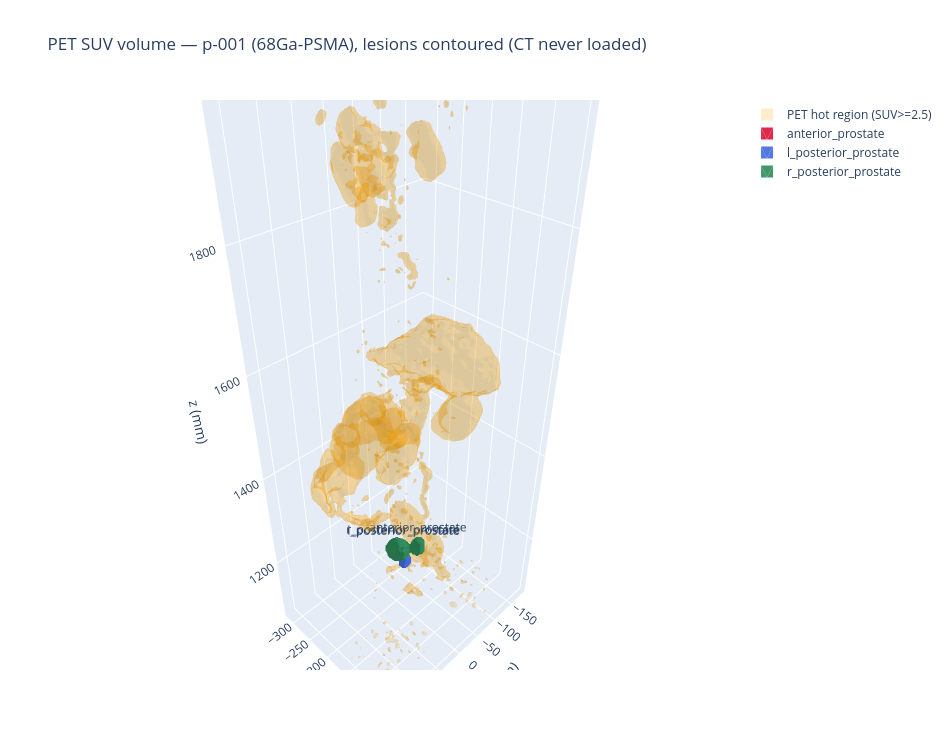

Here is the notebook cell this chart was saved with:
### Code cell
LESION_COLORS = {
    'anterior_prostate': 'crimson',
    'l_posterior_prostate': 'royalblue',
    'r_posterior_prostate': 'seagreen',
}

pet_hot_mesh = mesh_from_volume(suv_volume, level=2.5, affine=pet_pixel_to_patient, step_size=1)

highlights = []
for name, mask in lesion_masks_pet.items():
    mesh = mesh_from_local_mask(mask, pet_pixel_to_patient)
    centroid_mm = voxel_to_physical(np.argwhere(mask).mean(axis=0, keepdims=True), pet_pixel_to_patient)[0]
    highlights.append((mesh, LESION_COLORS[name], name, centroid_mm))

fig = plot_3d_scene(
    title='PET SUV volume — p-001 (68Ga-PSMA), lesions contoured (CT never loaded)',
    pet_mesh=pet_hot_mesh,
    highlights=highlights,
)
fig.show()

### Figure 1 — Plotly figure (JSON) as saved in the notebook; plotly's stock layout.template omitted (floating-point values rounded to 4 significant figures; data arrays with more than 128 entries replaced by an {"elided": "..."} marker saying what was removed)
{"data": [{"color": "orange", "i": {"elided": "83264 int values"}, "j": {"elided": "83264 int values"}, "k": {"elided": "83264 int values"}, "name": "PET hot region (SUV>=2.5)", "opacity": 0.2, "showlegend": true, "type": "mesh3d", "x": {"elided": "42386 float values"}, "y": {"elided": "42386 float values"}, "z": {"elided": "42386 float values"}}, {"color": "crimson", "i": {"elided": "552 int values"}, "j": {"elided": "552 int values"}, "k": {"elided": "552 int values"}, "name": "anterior_prostate", "opacity": 0.9, "showlegend": true, "type": "mesh3d", "x": {"elided": "278 float values"}, "y": {"elided": "278 float values"}, "z": {"elided": "278 float values"}}, {"color": "royalblue", "i": {"elided": "1804 int values"}, "j": {"elided": "1804 int values"}, "k": {"elided": "1804 int values"}, "name": "l_posterior_prostate", "opacity": 0.9, "showlegend": true, "type": "mesh3d", "x": {"elided": "902 float values"}, "y": {"elided": "902 float values"}, "z": {"elided": "902 float values"}}, {"color": "seagreen", "i": {"elided": "1604 int values"}, "j": {"elided": "1604 int values"}, "k": {"elided": "1604 int values"}, "name": "r_posterior_prostate", "opacity": 0.9, "showlegend": true, "type": "mesh3d", "x": {"elided": "802 float values"}, "y": {"elided": "802 float values"}, "z": {"elided": "802 float values"}}, {"marker": {"color": "black", "size": 3}, "mode": "markers+text", "name": "labels", "showlegend": false, "text": ["anterior_prostate", "l_posterior_prostate", "r_posterior_prostate"], "textposition": "top center", "type": "scatter3d", "x": [5.903, 25.97, 24.66], "y": [-139.5, -153.7, -155.4], "z": [1259.0, 1256.0, 1256.0]}], "layout": {"height": 750, "legend": {"itemsizing": "constant"}, "scene": {"aspectmode": "data", "xaxis": {"title": {"text": "x (mm)"}}, "yaxis": {"title": {"text": "y (mm)"}}, "zaxis": {"title": {"text": "z (mm)"}}}, "title": {"text": "PET SUV volume — p-001 (68Ga-PSMA), lesions contoured (CT never loaded)"}, "width": 950}}
